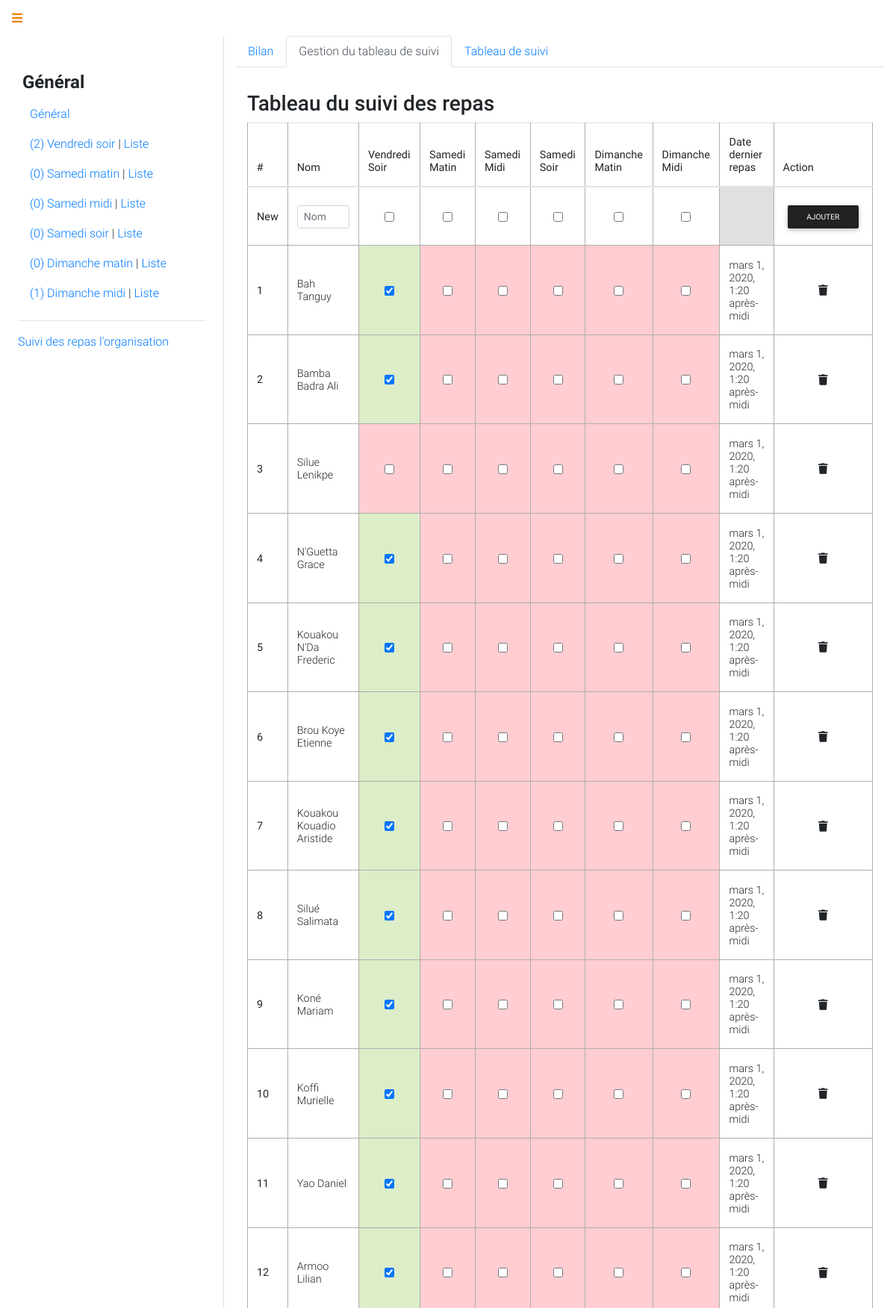
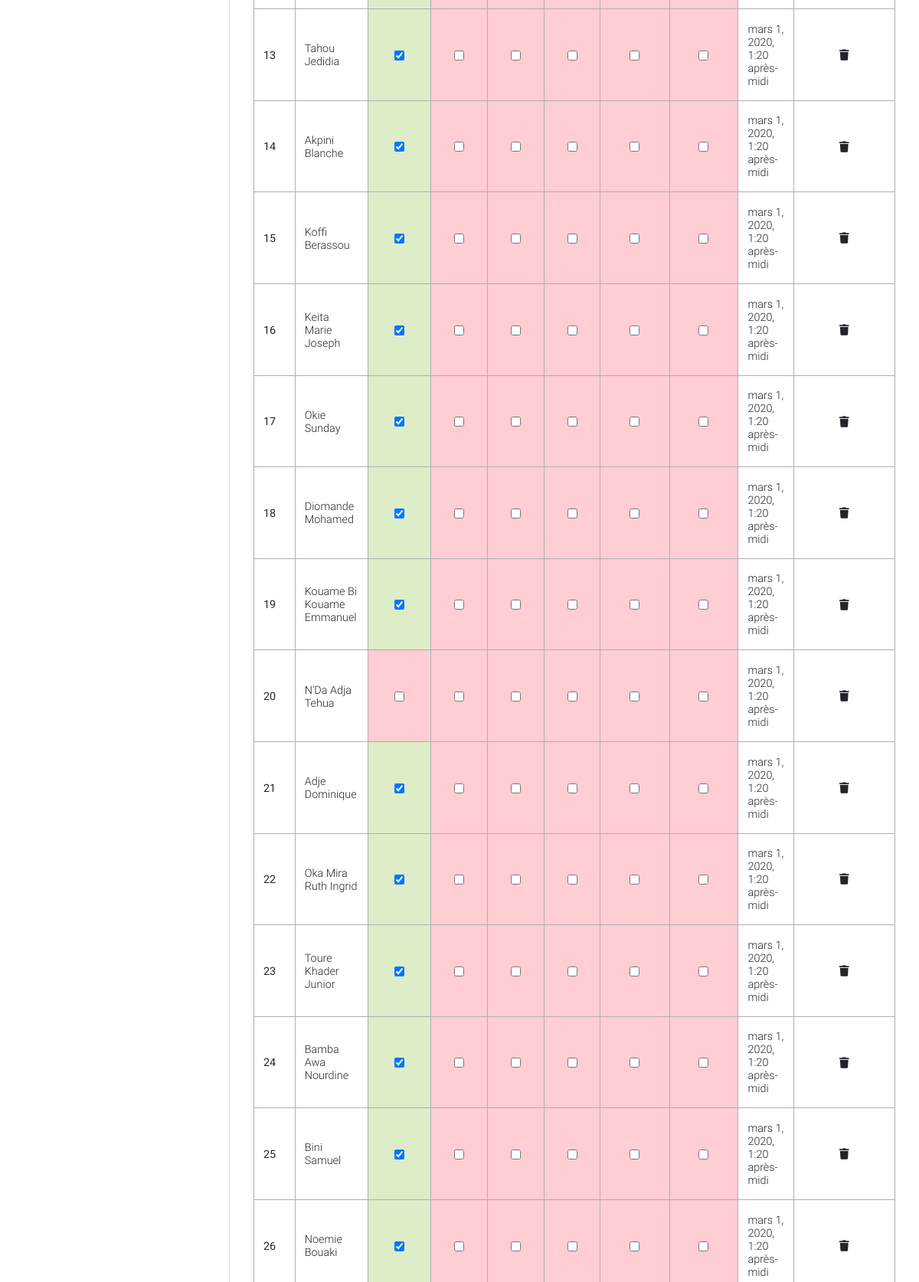
/api/eat/stats/orga/ (upper part), run on the app's committed database (2 pictures, top to bottom).
### api/models.py (models this page shows)
class PlatOrganisation(models.Model):
	nom = models.CharField(verbose_name="Organisateur",max_length=100,default="Inconnue")
	vendredi_soir = models.BooleanField(verbose_name="Vendredi Soir",default=False)
	samedi_matin = models.BooleanField(verbose_name="Samedi Matin", default=False)
	samedi_midi = models.BooleanField(verbose_name="Samedi Midi", default=False)
	samedi_soir = models.BooleanField(verbose_name="Samedi Soir", default=False)
	dimanche_matin = models.BooleanField(verbose_name="Dimanche Matin", default=False)
	dimanche_midi = models.BooleanField(verbose_name="Dimanche Soir", default=False)
	date = models.DateTimeField(verbose_name="Date du dernier repas",auto_now=True)

### api/views.py (the view, shortened to what this page needs)
# urls.py: path('eat/stats/orga/', views.orga_eat_history, name="orga_eat_history"),
def orga_eat_history(request):
	dates = Plat.get_dates_data()
	momment_label = "Général"
	organisateurs = PlatOrganisation.objects.all()
	return render(request,"organisateur/history.eat.html",locals())

### api/models.py (called while the page is built)
	@classmethod
	def get_plat_for_period(cls,jour,periode):
		return Plat.objects.filter(jour=jour,periode=periode)

	@classmethod
	def get_data_from_periode(cls,jour,periode):
		total = Participant.objects.filter(equipe__selectionner=True).count()
		conso = Plat.get_plat_for_period(jour,periode).count()
		restants = total - conso
		return {
			"total": total,
			"conso": conso,
			"restants": restants
		}

	@classmethod
	def get_dates_data(cls):
		dates = []
		for date in Plat.periode_authorize:
			j = date[0]
			p = date[1]
			dates.append({
				'label': "{} {}".format(j, p),
				'jour': j,
				'periode': p,
				'data': Plat.get_data_from_periode(j, p)
			})
		return dates

### organisateur/templates/organisateur/history.eat.html (shortened to what this page needs)
{% extends 'organisateur/base.eat.html' %}
{% block content %}
<div id="menu-btn" class="p-3"><a href="#"><span class="techno-orange"><i class="fa fa-bars"></i></span></a></div>
<div class="container-fluid">
    <div class="row">
        <div id="menu" class="col-sm-12 col-md-12 col-lg-3 c p-4 pt-5 border-right">
            {% include 'organisateur/nav.eat.html'  %}
        </div>
        <div id="stats" class="col-sm-12 Col-md-12 col-lg-9">
            <nav>
              <div class="nav nav-tabs" id="nav-tab" role="tablist">
                <a class="nav-item nav-link" id="nav-home-tab" data-toggle="tab" href="#nav-home" role="tab" aria-controls="nav-home" aria-selected="false">Bilan</a>
                <a class="nav-item nav-link active" id="nav-edit-tab" data-toggle="tab" href="#nav-edit" role="tab" aria-controls="nav-edit" aria-selected="false">Gestion du tableau de suivi</a>
                <a class="nav-item nav-link" id="nav-profile-tab" data-toggle="tab" href="#nav-profile" role="tab" aria-controls="nav-profile" aria-selected="true">Tableau de suivi</a>
              </div>
            </nav>
            <div class="tab-content" id="nav-tabContent">
              <div class="tab-pane fade show active" id="nav-edit" role="tabpanel" aria-labelledby="nav-edit-tab">
                  {% include 'organisateur/edit_table_orga.eat.html' %}
              </div>
            </div>
        </div>
    </div>
</div>
{% endblock %}

### organisateur/templates/organisateur/edit_table_orga.eat.html (shortened to what this page needs)
<div class="h3">Tableau du suivi des repas</div>
<table id="table-suivi" class="table table-bordered ">
    <thead>
        <tr>
            <th>#</th>
            <th>Nom</th>
            <th>Vendredi Soir</th>
            <th>Samedi Matin</th>
            <th>Samedi Midi</th>
            <th>Samedi Soir</th>
            <th>Dimanche Matin</th>
            <th>Dimanche Midi</th>
            <th>Date dernier repas</th>
            <th>Action</th>
        </tr>
    </thead>
    <tbody>
        <form action="" method="POST">
            <tr>
                <th>New</th>
                <td class="status">
                    <input type="text" name="orga_name" class="form-control form-control-sm" placeholder="Nom" required>
                </td>
                <td class="status">
                     <input type="checkbox" name="vendredi_soir">
                </td>
                <td class="status">
                     <input type="checkbox" name="samedi_matin">
                </td>
                <td class="status">
                    <input type="checkbox" name="samedi_midi">
                </td>
                <td class="status">
                    <input type="checkbox" name="samedi_soir">
                </td>
                <td class="status">
                    <input type="checkbox" name="dimanche_matin">
                </td>
                <td class="status">
                    <input type="checkbox" name="dimanche_midi">
                </td>
                <td class="bg-light"></td>
                <td class="status">
                    <button class="btn btn-dark btn-sm" name="add">Ajouter</button>
                </td>
            </tr>
        </form>
        <form method="POST" action="" enctype="multipart/form-data">
        {% for orga in organisateurs %}
            <tr>
                <th>{{ forloop.counter }}</th>
                <td>{{ orga.nom }}</td>
                <td class="status  {% if orga.vendredi_soir == True %}  eat {% else %} no-eat {% endif %}">
                    <input type="checkbox" name="vendredi_soir_{{ forloop.counter0 }}"  {% if orga.vendredi_soir == True %} checked="checked" {% endif %}>
                </td>
                <td class="status  {% if orga.samedi_mati == True %}  eat {% else %} no-eat {% endif %}">
                    <input type="checkbox" name="samedi_matin_{{ forloop.counter0 }}"  {% if orga.samedi_matin == True %} checked="checked" {% endif %}>
                </td>
                <td class="status  {% if orga.samedi_midi == True %}  eat {% else %} no-eat {% endif %}">
                    <input type="checkbox" name="samedi_midi_{{ forloop.counter0 }}"  {% if orga.samedi_midi == True %} checked="checked" {% endif %}>
                </td>
                <td class="status  {% if orga.samedi_soir == True %}  eat {% else %} no-eat {% endif %}">
                    <input type="checkbox" name="samedi_soir_{{ forloop.counter0 }}"  {% if orga.samedi_soir == True %} checked="checked" {% endif %}>
                </td>
                <td class="status  {% if orga.dimanche_matin == True %}  eat {% else %} no-eat {% endif %}">
                    <input type="checkbox" name="dimanche_matin_{{ forloop.counter0 }}"  {% if orga.dimanche_matin == True %} checked="checked" {% endif %}>
                </td>
                <td class="status  {% if orga.dimanche_midi == True %}  eat {% else %} no-eat {% endif %}">
                     <input type="checkbox" name="dimanche_midi_{{ forloop.counter0 }}"  {% if orga.dimanche_midi == True %} checked="checked" {% endif %}>
                </td>
                <td>
                    {{ orga.date }}
                </td>
                <td class="status">
                    <a href="#"><i class="fa fa-trash"></i></a>
                </td>
            </tr>
        {% endfor %}
    </tbody>
</table>

### organisateur/templates/organisateur/base.eat.html (style rules this page uses)
.techno-orange { color: #f08000 }

### organisateur/templates/organisateur/edit_table_orga.eat.html (style rules this page uses)
.eat { background-color: #DCEDC8; border-color:#DCEDC8; color: #DCEDC8 }
.no-eat { background: #FFCDD2; border-color:#FFCDD2; color: #FFCDD2 }
.table-bordered td, .table-bordered th { border: 1px solid #afafaf; }
.status { text-align: center; }

### organisateur/templates/organisateur/table_orga.eat.html (style rules this page uses)
.eat { background-color: #DCEDC8; border-color:#DCEDC8; color: #DCEDC8 }
.no-eat { background: #FFCDD2; border-color:#FFCDD2; color: #FFCDD2 }
.table-bordered td, .table-bordered th { border: 1px solid #afafaf; }
.status { text-align: center; }

### data on the page
PlatOrganisation: nom "Bah Tanguy", vendredi_soir "☑", date "mars 1, 2020, 1:20 après-midi"
PlatOrganisation: nom "Bamba Badra Ali", vendredi_soir "☑", date "mars 1, 2020, 1:20 après-midi"
PlatOrganisation: nom "Silue Lenikpe", date "mars 1, 2020, 1:20 après-midi"
PlatOrganisation: nom "N'Guetta Grace", vendredi_soir "☑", date "mars 1, 2020, 1:20 après-midi"
PlatOrganisation: nom "Kouakou N'Da Frederic", vendredi_soir "☑", date "mars 1, 2020, 1:20 après-midi"
PlatOrganisation: nom "Brou Koye Etienne", vendredi_soir "☑", date "mars 1, 2020, 1:20 après-midi"
PlatOrganisation: nom "Kouakou Kouadio Aristide", vendredi_soir "☑", date "mars 1, 2020, 1:20 après-midi"
PlatOrganisation: nom "Silué Salimata", vendredi_soir "☑", date "mars 1, 2020, 1:20 après-midi"
PlatOrganisation: nom "Koné Mariam", vendredi_soir "☑", date "mars 1, 2020, 1:20 après-midi"
PlatOrganisation: nom "Koffi Murielle", vendredi_soir "☑", date "mars 1, 2020, 1:20 après-midi"
PlatOrganisation: nom "Yao Daniel", vendredi_soir "☑", date "mars 1, 2020, 1:20 après-midi"
PlatOrganisation: nom "Armoo Lilian", vendredi_soir "☑", date "mars 1, 2020, 1:20 après-midi"
PlatOrganisation: nom "Tahou Jedidia", vendredi_soir "☑", date "mars 1, 2020, 1:20 après-midi"
PlatOrganisation: nom "Akpini Blanche", vendredi_soir "☑", date "mars 1, 2020, 1:20 après-midi"
PlatOrganisation: nom "Koffi Berassou", vendredi_soir "☑", date "mars 1, 2020, 1:20 après-midi"
PlatOrganisation: nom "Keita Marie Joseph", vendredi_soir "☑", date "mars 1, 2020, 1:20 après-midi"
PlatOrganisation: nom "Okie Sunday", vendredi_soir "☑", date "mars 1, 2020, 1:20 après-midi"
PlatOrganisation: nom "Diomande Mohamed", vendredi_soir "☑", date "mars 1, 2020, 1:20 après-midi"
PlatOrganisation: nom "Kouame Bi Kouame Emmanuel", vendredi_soir "☑", date "mars 1, 2020, 1:20 après-midi"
PlatOrganisation: nom "N'Da Adja Tehua", date "mars 1, 2020, 1:20 après-midi"
PlatOrganisation: nom "Adje Dominique", vendredi_soir "☑", date "mars 1, 2020, 1:20 après-midi"
PlatOrganisation: nom "Oka Mira Ruth Ingrid", vendredi_soir "☑", date "mars 1, 2020, 1:20 après-midi"
PlatOrganisation: nom "Toure Khader Junior", vendredi_soir "☑", date "mars 1, 2020, 1:20 après-midi"
PlatOrganisation: nom "Bamba Awa Nourdine", vendredi_soir "☑", date "mars 1, 2020, 1:20 après-midi"
PlatOrganisation: nom "Bini Samuel", vendredi_soir "☑", date "mars 1, 2020, 1:20 après-midi"
PlatOrganisation: nom "Noemie Bouaki", vendredi_soir "☑", date "mars 1, 2020, 1:20 après-midi"

### other printed values
{{ momment_label |capfirst }} "Général"
{{ date.data.conso }} "2" "0" "0" "0" "0" "1"
{{ date.label |capfirst }} "Vendredi soir" "Samedi matin" "Samedi midi" "Samedi soir" "Dimanche matin" "Dimanche midi"
